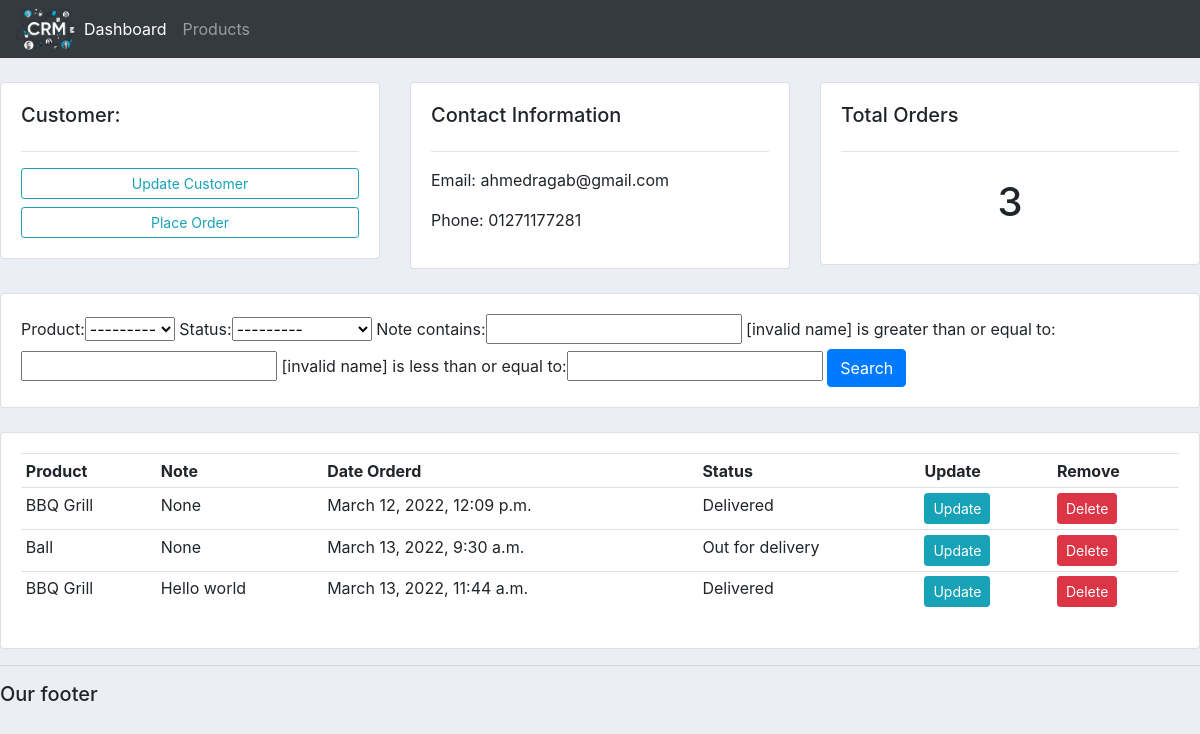
The app's page /customer/1/ with its own data.
### accounts/models.py (models this page shows, shortened)
class Customer(models.Model):
    name = models.CharField(max_length=200, null=True)
    phone = models.CharField(max_length=200, null=True)
    email = models.CharField(max_length=200, null=True)
    date_created = models.DateTimeField(auto_now_add=True, null=True)

class Order(models.Model):
    STATUS = (
        ('Pending','Pending'),
        ('Out for delivery','Out for delivery'),
        ('Delivered','Delivered'),
    )
    customer = models.ForeignKey(Customer, null=True, on_delete=models.SET_NULL) #One to many rel.
    product = models.ForeignKey(Product, null=True, on_delete=models.SET_NULL)
    date_created = models.DateTimeField(auto_now_add=True, null=True)
    status = models.CharField(max_length=200, null=True, choices=STATUS)
    note = models.CharField(max_length=1000, null=True)

class Product(models.Model):
    CATEGORY = (
        ('Indoor','Indoor'),
        ('Outdoor','Outdoor'),
    )
    name =  models.CharField(max_length=200, null=True)
    price =  models.FloatField(null=True)
    category =  models.CharField(max_length=200, null=True, choices=CATEGORY)
    description =  models.CharField(max_length=200, null=True, blank=True) #blank means can make it blank.
    date_created = models.DateTimeField(auto_now_add=True, null=True)
    tags = models.ManyToManyField(Tag) #Many to many rel.
    def __str__(self):
        return self.name

### accounts/views.py (the view)
# urls.py: path('customer/<str:pk_test>/', views.customer, name='customer'),
def customer(request, pk_test):
    customer = Customer.objects.get(id=pk_test)
    orders = customer.order_set.all()
    total_orders = orders.count()
    myFilter = OrderFilter(request.GET, queryset=orders)
    orders = myFilter.qs
    context = {'customer':customer, 'orders':orders, 'total_orders':total_orders, 'myFilter':myFilter}
    return render(request, 'accounts/customer.html', context)

### accounts/templates/accounts/customer.html
{% extends 'accounts/main.html' %}
{% block content %}
<br>
<div class="row">
	<div class="col-md">
		<div class="card card-body">
			<h5>Customer:</h5>
			<hr>
			<a class="btn btn-outline-info  btn-sm btn-block" href="">Update Customer</a>
			<a class="btn btn-outline-info  btn-sm btn-block" href="{% url 'create_order' customer.id %}">Place Order</a>
		</div>
	</div>
	<div class="col-md">
		<div class="card card-body">
			<h5>Contact Information</h5>
			<hr>
			<p>Email: {{customer.email}} </p>
			<p>Phone: {{customer.phone}}</p>
		</div>
	</div>
	<div class="col-md">
		<div class="card card-body">
			<h5>Total Orders</h5>
			<hr>
			<h1 style="text-align: center;padding: 10px">{{total_orders}}</h1>
		</div>
	</div>
</div>
<br>
<div class="row">
	<div class="col">
		<div class="card card-body">
			<form method="get">
				{{myFilter.form}}
		    <button class="btn btn-primary" type="submit">Search</button>
		  </form>
		</div>
	</div>
</div>
<br>
<div class="row">
	<div class="col-md">
		<div class="card card-body">
			<table class="table table-sm">
				<tr>
					<th>Product</th>
					<th>Note</th>
					<th>Date Orderd</th>
					<th>Status</th>
					<th>Update</th>
					<th>Remove</th>
				</tr>
				{% for order in orders %}
				<tr>
					<td>{{order.product}}</td>
					<td>{{order.note}}</td>
					<td>{{order.date_created}}</td>
					<td>{{order.status}}</td>
					<td><a class="btn btn-sm btn-info" href="{% url 'update_order' order.id %}">Update</a></td>
					<td><a class="btn btn-sm btn-danger" href="{% url 'delete_order' order.id %}">Delete</a></td>
				</tr>
				{% endfor %}
			</table>
		</div>
	</div>
</div>
{% endblock %}

### static/css/main.css (style rules this page uses)
body { background-color: #ebeff5; }

### records on screen
Customer: email "ahmedragab@gmail.com", phone "01271177281"
Order: product "BBQ Grill", note "None", date_created "March 12, 2022, 12:09 p.m.", status "Delivered"
Order: product "Ball", note "None", date_created "March 13, 2022, 9:30 a.m.", status "Out for delivery"
Order: product "BBQ Grill", note "Hello world", date_created "March 13, 2022, 11:44 a.m.", status "Delivered"

### other values on screen
{{ total_orders }} "3"
